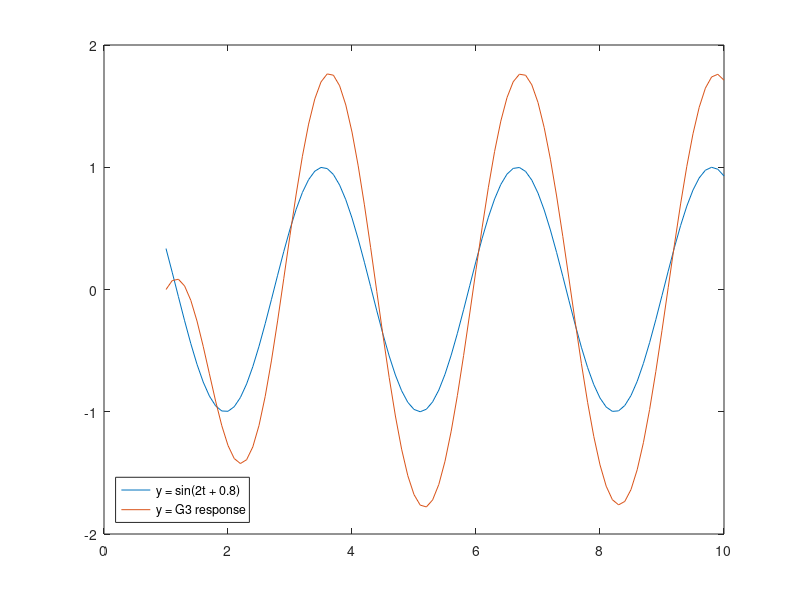

Recreate this plot in MATLAB.
num3 = [3 8];
den3 = [1 2 8];

t=1:0.1:10;
r = sin(2*t + 0.8)
G3 = tf(num3, den3);
c = lsim(G3, r, t);

plot(t, r,t,c);
legend({'y = sin(2t + 0.8)','y = G3 response'},'Location','southwest')

